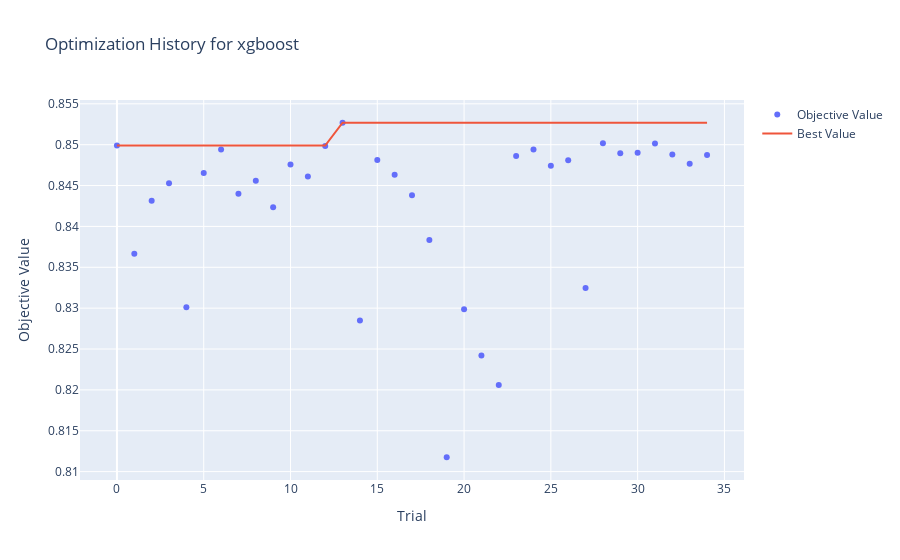
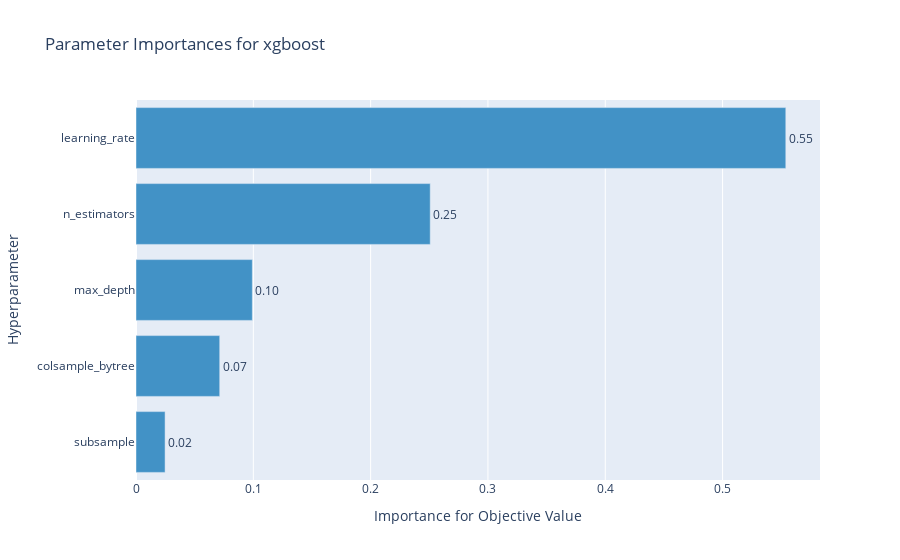

The notebook cell saved with these charts, in order:
### Markdown cell above
<h2> Regression

### Code cell
manualml = NoventisManualML(
    model_name='xgboost',
    task='regression',
    tune_hyperparameters=True,  
    n_trials=50,             
    cv_folds=5,               
    show_tuning_plots=True,     
    random_state=42
)

results = manualml.fit(
    df=df_housing,
    target_column='MedHouseVal',
    display_report=True,
    compare=True,
    explain=True,
    use_data_cleaner=True
)

### Figure 1 — Plotly figure (JSON) as saved in the notebook; plotly's stock layout.template omitted (floating-point values rounded to 4 significant figures)
{"data": [{"mode": "markers", "name": "Objective Value", "type": "scatter", "x": [0, 1, 2, 3, 4, 5, 6, 7, 8, 9, 10, 11, 12, 13, 14, 15, 16, 17, 18, 19, 20, 21, 22, 23, 24, 25, 26, 27, 28, 29, 30, 31, 32, 33, 34], "y": [0.8499, 0.8367, 0.8431, 0.8453, 0.8301, 0.8465, 0.8494, 0.844, 0.8456, 0.8423, 0.8476, 0.8461, 0.8498, 0.8527, 0.8285, 0.8481, 0.8463, 0.8438, 0.8383, 0.8118, 0.8299, 0.8242, 0.8206, 0.8486, 0.8494, 0.8474, 0.8481, 0.8325, 0.8502, 0.8489, 0.849, 0.8501, 0.8488, 0.8477, 0.8487]}, {"mode": "lines", "name": "Best Value", "type": "scatter", "x": [0, 1, 2, 3, 4, 5, 6, 7, 8, 9, 10, 11, 12, 13, 14, 15, 16, 17, 18, 19, 20, 21, 22, 23, 24, 25, 26, 27, 28, 29, 30, 31, 32, 33, 34], "y": [0.8499, 0.8499, 0.8499, 0.8499, 0.8499, 0.8499, 0.8499, 0.8499, 0.8499, 0.8499, 0.8499, 0.8499, 0.8499, 0.8527, 0.8527, 0.8527, 0.8527, 0.8527, 0.8527, 0.8527, 0.8527, 0.8527, 0.8527, 0.8527, 0.8527, 0.8527, 0.8527, 0.8527, 0.8527, 0.8527, 0.8527, 0.8527, 0.8527, 0.8527, 0.8527]}, {"marker": {"color": "#cccccc"}, "mode": "markers", "name": "Infeasible Trial", "showlegend": false, "type": "scatter", "x": [], "y": []}], "layout": {"title": {"text": "Optimization History for xgboost"}, "xaxis": {"title": {"text": "Trial"}}, "yaxis": {"title": {"text": "Objective Value"}}}}

### Figure 2 — Plotly figure (JSON) as saved in the notebook; plotly's stock layout.template omitted (floating-point values rounded to 4 significant figures)
{"data": [{"cliponaxis": false, "hovertemplate": ["subsample (FloatDistribution): 0.024789930896198333<extra></extra>", "colsample_bytree (FloatDistribution): 0.07136473425975931<extra></extra>", "max_depth (IntDistribution): 0.09916841582910757<extra></extra>", "n_estimators (IntDistribution): 0.25079497438232234<extra></extra>", "learning_rate (FloatDistribution): 0.5538819446326126<extra></extra>"], "marker": {"color": "rgb(66,146,198)"}, "orientation": "h", "text": ["0.02", "0.07", "0.10", "0.25", "0.55"], "textposition": "outside", "type": "bar", "x": [0.02479, 0.07136, 0.09917, 0.2508, 0.5539], "y": ["subsample", "colsample_bytree", "max_depth", "n_estimators", "learning_rate"]}], "layout": {"showlegend": false, "title": {"text": "Parameter Importances for xgboost"}, "xaxis": {"title": {"text": "Importance for Objective Value"}}, "yaxis": {"title": {"text": "Hyperparameter"}}}}
